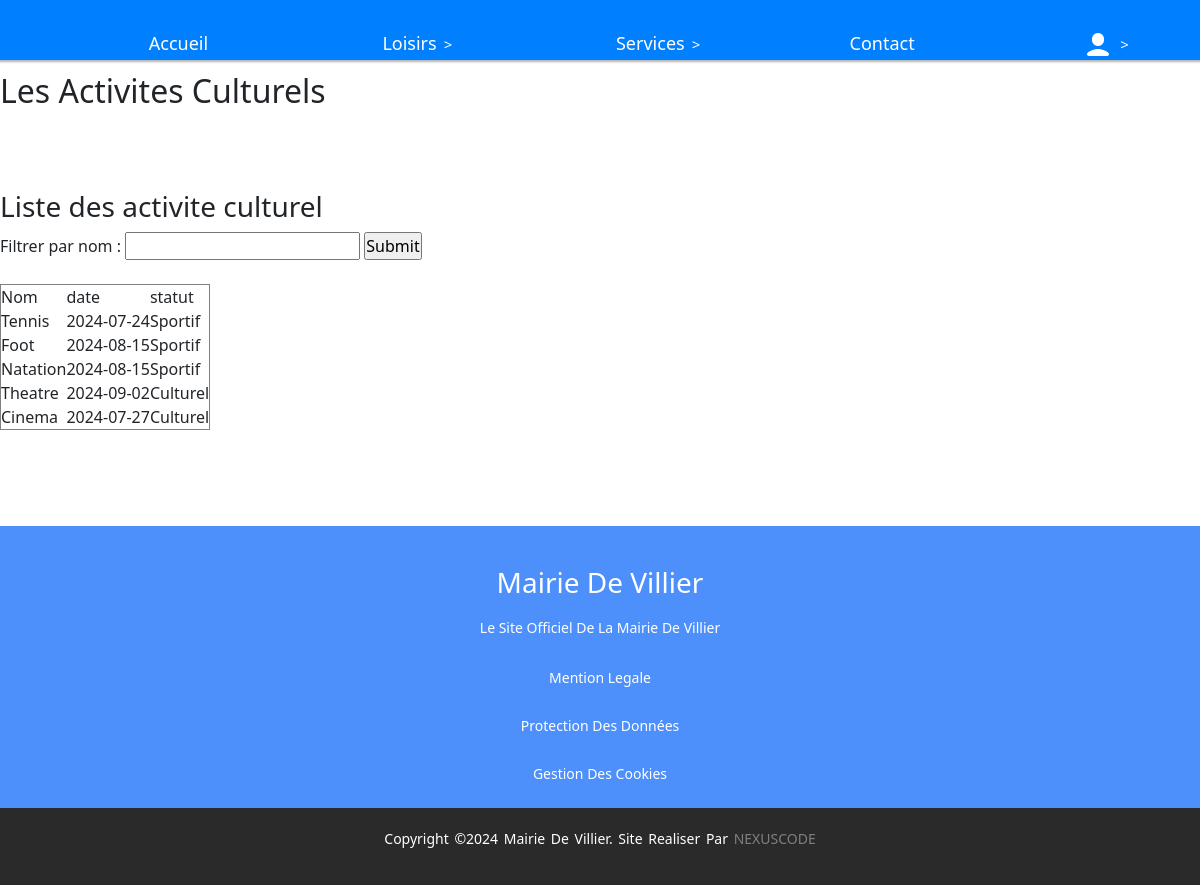
Page /index.php?page=5 (signed in) on the committed database.
### tables this page shows
create table activite (
	id_act int(100) not null auto_increment, 
	nom varchar(100), 
    date_act Date,
    statut enum ("Sportif", "Culturel"),
	primary key (id_act)
);

### controleur/controleur.php (called while the page is built, shortened)
<?php
require_once './modele/modele.php';
class Controleur {
    private $unModele;
    public function __construct (){
        $this->unModele = new modele();
    }
     public function selectAllActivites () {
        return $this->unModele->selectAllActivites();
    }
}
?>

### modele/modele.php (called while the page is built, shortened)
<?php
class Modele{
    private $unPDO;
    public function __construct(){
        try{
            $this->unPDO = new PDO(
                "mysql:host=localhost;dbname=mairieV","root","") ;
        }
        catch (PDOException $exp)
        {
            echo "Erreur connexion :".$exp->getMessage();
        }
    }
public function selectAllActivites (){
    $requete = "select * from activite ;" ;
    $select = $this->unPDO->prepare ($requete);
    $select->execute ();
    return $select->fetchAll();
}
}
?>

### vue/vue_select_actCult.php (the view)
<br><br><br>
<h3> Liste des activite culturel </h3>
<form method="POST">
    Filtrer par nom : <input type="text" name="filtre">
	<input type="submit" name="Filtrer" values="Filtrer">
</form>
<br>
<table border="1">
    <tr>
        <td> Nom </td>
        <td> date </td>
        <td> statut</td>
    </tr>
<?php
if (isset($lesActivites)){
    foreach($lesActivites as $uneActivite){
        echo "<tr>";
        echo "<td>".$uneActivite['nom']."</td>";
        echo "<td>".$uneActivite['date_act']."</td>";
        echo "<td>".$uneActivite['statut']."</td>";
    }
}
?>
</table>

### common/header.php (shortened to what this page needs)
<!DOCTYPE html>
<html>
<head>
	<link rel="stylesheet" href="css/style.css">
	<link rel="stylesheet" href="css/home.css">
	<link rel="stylesheet" href="css/contact.css">
	<link rel="stylesheet" href="css/inscription.css">
	<link rel="stylesheet" href="css/profil.css">
	<link href="https://cdn.jsdelivr.net/npm/bootstrap@5.0.2/dist/css/bootstrap.min.css" rel="stylesheet">
</head>
<body>

### common/menu.php (shortened to what this page needs)
<nav>
    <ul>
        <li><a href="index.php?page=1">Accueil</a></li>
        <li class="menu-deroulant">
            <a href="index.php?page=1">Loisirs</a>
        </li>
        <?php if(!isset($_SESSION['id_user'])) :?>
        <?php else: ?>
        <li class="menu-deroulant">
            <a href="index.php?page=1">Services</a>
        </li>
        <?php endif; ?>
        <li><a href="index.php?page=4">Contact</a></li>
        <?php if(!isset($_SESSION['id_user'])) :?>
            <li><a href="index.php?page=3">Connexion</a></li>
            <li><a href="index.php?page=2" class="inscription-menu">/ S'inscrire</a></li>
        <?php else: ?>
            <li class="menu-deroulant">
            <a href="index.php?page=1" class="user"><img src="./images/icone/user.png" alt="" width="30"></a>
        </li>
        <?php endif; ?>
    </ul>
</nav>

### index.php (shortened to what this page needs)
<?php
include("common/header.php");
include("common/menu.php");
?>
<?php
	if (isset($_GET['page'])){
		$page = $_GET['page'];
	}else {
		$page = 1 ;
	}
	switch ($page){
		case 5 : require_once ("gestion_activitesCults.php"); break;
	}
	?>

### gestion_activitesCults.php (shortened to what this page needs)
<br><br><br>
<?php
require_once("controleur/controleur.php");
	$unControleur = new Controleur ();
?>
<h2> Les Activites Culturels </h2>
<?php
		if (isset ($_POST['Filtrer']))
		{
			$filtre = $_POST['filtre'];
			$lesActivites = $unControleur->searchAllActivites($filtre);
		}else{
				$lesActivites= $unControleur->selectAllActivites ();
			}
            require_once ("./vue/vue_select_actCult.php");
?>

### css/style.css (style rules this page uses)
:root { --hauteur-menu: 60px; }
* { margin: 0; padding: 0; box-sizing: border-box; }
body { font-family: 'Montserrat', sans-serif; }
nav { margin: 0; padding: 0; width: 100%; font-size: 18px; position: fixed; top: 0; z-index: 99; }
nav > ul { display: flex; text-align: center; box-shadow: 0px 1px 2px 1px rgba(0, 0, 0, 0.3); height: var(--hauteur-menu); background-color: rgb(0, 127, 254); }
nav ul { list-style-type: none; }
nav > ul > li { position: relative; height: 100%; width: 100%; flex: 1; }
nav > ul > li > a { position: absolute; top: 50%; left: 50%; transform: translated(-50%, -50%); }
li a { text-decoration: none; color: white; }
.menu-deroulant > a:after { content: ">"; font-size: 15px; margin-left: 7px; display: inline-block; }
.user { width: 400; z-index: 99; }
.footer { background: #4d90fb; height: auto; width: 100vw; padding-top: 40px; color: #fff; }
.footer-content { display: flex; align-items: center; justify-content: center; flex-direction: column; text-align: center; }
.footer-content { font-size: 1.8rem; font-weight: 400; text-transform: capitalize; line-height: 3rem; }
.footer-content p { max-width: 500px; margin: 10px auto; line-height: 20px; font-size: 14px; }
.footer-content ul { display: inline-block; }
.footer-content li a { max-width: 1000px; margin: 10px auto; line-height: 20px; font-size: 14px; text-decoration: none; padding: 0; list-style-type: none; }
.footer-bottom { background: #2a2a2a; width: 100vw; padding: 20px 0; text-align: center; }
.footer-bottom p { font-size: 14px; word-spacing: 2px; text-transform: capitalize; }
.footer-bottom span { text-transform: uppercase; opacity: 0.4; }

### rows in the picture
activite: nom "Tennis", date_act "2024-07-24", statut "Sportif"
activite: nom "Foot", date_act "2024-08-15", statut "Sportif"
activite: nom "Natation", date_act "2024-08-15", statut "Sportif"
activite: nom "Theatre", date_act "2024-09-02", statut "Culturel"
activite: nom "Cinema", date_act "2024-07-27", statut "Culturel"
